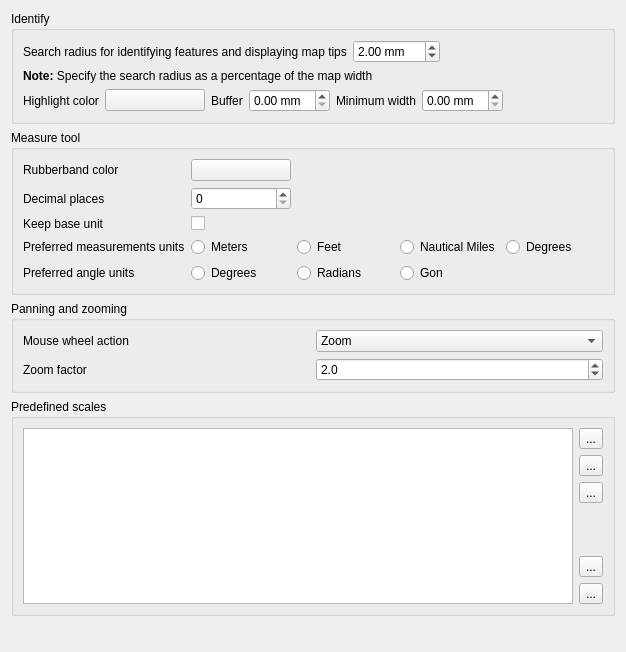
             <widget class="QWidget" name="mOptionsScrollAreaContents_05">
              <property name="geometry">
               <rect>
                <x>0</x>
                <y>0</y>
                <width>626</width>
                <height>652</height>
               </rect>
              </property>
              <layout class="QVBoxLayout" name="verticalLayout_30">
               <item>
                <widget class="QgsCollapsibleGroupBox" name="mIdentifyGroupBox">
                 <property name="title">
                  <string>Identify</string>
                 </property>
                 <layout class="QVBoxLayout" name="verticalLayout_37">
                  <item>
                   <layout class="QHBoxLayout" name="mIdentifyRadiusHorizontalLayout">
                    <item>
                     <widget class="QLabel" name="textLabel1_3">
                      <property name="text">
                       <string>Search radius for identifying features and displaying map tips</string>
                      </property>
                     </widget>
                    </item>
                    <item>
                     <widget class="QDoubleSpinBox" name="spinBoxIdentifyValue">
                      <property name="suffix">
                       <string> mm</string>
                      </property>
                      <property name="maximum">
                       <double>100.000000000000000</double>
                      </property>
                      <property name="singleStep">
                       <double>1.000000000000000</double>
                      </property>
                      <property name="value">
                       <double>2.000000000000000</double>
                      </property>
                     </widget>
                    </item>
                    <item>
                     <spacer name="horizontalSpacer_44">
                      <property name="orientation">
                       <enum>Qt::Horizontal</enum>
                      </property>
                      <property name="sizeHint" stdset="0">
                       <size>
                        <width>40</width>
                        <height>20</height>
                       </size>
                      </property>
                     </spacer>
                    </item>
                   </layout>
                  </item>
                  <item>
                   <widget class="QLabel" name="textLabel2">
                    <property name="text">
                     <string>&lt;b&gt;Note:&lt;/b&gt; Specify the search radius as a percentage of the map width</string>
                    </property>
                    <property name="wordWrap">
                     <bool>false</bool>
                    </property>
                   </widget>
                  </item>
                  <item>
                   <layout class="QHBoxLayout" name="mIdentifyHighlightHorizontalLayout">
                    <item>
                     <widget class="QLabel" name="mIdentifyHighlighColorLabel">
                      <property name="text">
                       <string>Highlight color</string>
                      </property>
                     </widget>
                    </item>
                    <item>
                     <widget class="QgsColorButton" name="mIdentifyHighlightColorButton">
                      <property name="sizePolicy">
                       <sizepolicy hsizetype="Fixed" vsizetype="Fixed">
                        <horstretch>0</horstretch>
                        <verstretch>0</verstretch>
                       </sizepolicy>
                      </property>
                      <property name="minimumSize">
                       <size>
                        <width>100</width>
                        <height>0</height>
                       </size>
                      </property>
                      <property name="maximumSize">
                       <size>
                        <width>100</width>
                        <height>16777215</height>
                       </size>
                      </property>
                      <property name="toolTip">
                       <string>&lt;html&gt;&lt;head/&gt;&lt;body&gt;&lt;p&gt;The color used to highlight identified feature. The alpha channel is only used for polygons fill, lines and outlines are fully opaque.&lt;/p&gt;&lt;/body&gt;&lt;/html&gt;</string>
                      </property>
                      <property name="text">
                       <string/>
                      </property>
                     </widget>
                    </item>
                    <item>
                     <widget class="QLabel" name="mIdentifyHighlightBufferLabel">
                      <property name="toolTip">
                       <string/>
                      </property>
                      <property name="text">
                       <string>Buffer</string>
                      </property>
                     </widget>
                    </item>
                    <item>
                     <widget class="QDoubleSpinBox" name="mIdentifyHighlightBufferSpinBox">
                      <property name="toolTip">
                       <string>Lines / outlines buffer in millimeters.</string>
                      </property>
                      <property name="suffix">
                       <string> mm</string>
                      </property>
                     </widget>
                    </item>
                    <item>
                     <widget class="QLabel" name="mIdentifyHighlightMinWidthLabel">
                      <property name="toolTip">
                       <string/>
                      </property>
                      <property name="text">
                       <string>Minimum width</string>
                      </property>
                     </widget>
                    </item>
                    <item>
                     <widget class="QDoubleSpinBox" name="mIdentifyHighlightMinWidthSpinBox">
                      <property name="toolTip">
                       <string>Minimum line / outline width in millimeters.</string>
                      </property>
                      <property name="suffix">
                       <string> mm</string>
                      </property>
                     </widget>
                    </item>
                    <item>
                     <spacer name="horizontalSpacer_45">
                      <property name="orientation">
                       <enum>Qt::Horizontal</enum>
                      </property>
                      <property name="sizeHint" stdset="0">
                       <size>
                        <width>40</width>
                        <height>20</height>
                       </size>
                      </property>
                     </spacer>
                    </item>
                   </layout>
                  </item>
                 </layout>
                </widget>
               </item>
               <item>
                <widget class="QgsCollapsibleGroupBox" name="groupBox_6">
                 <property name="title">
                  <string>Measure tool</string>
                 </property>
                 <layout class="QGridLayout" name="gridLayout_21">
                  <item row="2" column="0">
                   <widget class="QLabel" name="textLabel1_10">
                    <property name="text">
                     <string>Rubberband color</string>
                    </property>
                   </widget>
                  </item>
                  <item row="5" column="0">
                   <widget class="QLabel" name="textLabel1_11">
                    <property name="text">
                     <string>Preferred measurements units</string>
                    </property>
                   </widget>
                  </item>
                  <item row="5" column="1">
                   <widget class="QRadioButton" name="radMeters">
                    <property name="text">
                     <string>Meters</string>
                    </property>
                   </widget>
                  </item>
                  <item row="5" column="2">
                   <widget class="QRadioButton" name="radFeet">
                    <property name="text">
                     <string>Feet</string>
                    </property>
                   </widget>
                  </item>
                  <item row="5" column="3">
                   <widget class="QRadioButton" name="radNautical">
                    <property name="text">
                     <string>Nautical Miles</string>
                    </property>
                   </widget>
                  </item>
                  <item row="5" column="4">
                   <widget class="QRadioButton" name="radDegrees">
                    <property name="text">
                     <string>Degrees</string>
                    </property>
                   </widget>
                  </item>
                  <item row="6" column="0">
                   <widget class="QLabel" name="mAngleUnitsLabel">
                    <property name="text">
                     <string>Preferred angle units</string>
                    </property>
                   </widget>
                  </item>
                  <item row="6" column="1">
                   <widget class="QRadioButton" name="mDegreesRadioButton">
                    <property name="text">
                     <string>Degrees</string>
                    </property>
                   </widget>
                  </item>
                  <item row="6" column="2">
                   <widget class="QRadioButton" name="mRadiansRadioButton">
                    <property name="text">
                     <string>Radians</string>
                    </property>
                   </widget>
                  </item>
                  <item row="3" column="0">
                   <widget class="QLabel" name="label_12">
                    <property name="text">
                     <string>Decimal places</string>
                    </property>
                   </widget>
                  </item>
                  <item row="3" column="1">
                   <widget class="QSpinBox" name="mDecimalPlacesSpinBox"/>
                  </item>
                  <item row="4" column="0">
                   <widget class="QLabel" name="label_13">
                    <property name="text">
                     <string>Keep base unit</string>
                    </property>
                   </widget>
                  </item>
                  <item row="4" column="1">
                   <widget class="QCheckBox" name="mKeepBaseUnitCheckBox">
                    <property name="text">
                     <string/>
                    </property>
                   </widget>
                  </item>
                  <item row="6" column="3">
                   <widget class="QRadioButton" name="mGonRadioButton">
                    <property name="text">
                     <string>Gon</string>
                    </property>
                   </widget>
                  </item>
                  <item row="2" column="2" colspan="3">
                   <spacer>
                    <property name="orientation">
                     <enum>Qt::Horizontal</enum>
                    </property>
                    <property name="sizeHint" stdset="0">
                     <size>
                      <width>191</width>
                      <height>20</height>
                     </size>
                    </property>
                   </spacer>
                  </item>
                  <item row="2" column="1">
                   <widget class="QgsColorButton" name="pbnMeasureColor">
                    <property name="sizePolicy">
                     <sizepolicy hsizetype="Fixed" vsizetype="Fixed">
                      <horstretch>0</horstretch>
                      <verstretch>0</verstretch>
                     </sizepolicy>
                    </property>
                    <property name="minimumSize">
                     <size>
                      <width>100</width>
                      <height>0</height>
                     </size>
                    </property>
                    <property name="maximumSize">
                     <size>
                      <width>100</width>
                      <height>16777215</height>
                     </size>
                    </property>
                    <property name="text">
                     <string/>
                    </property>
                   </widget>
                  </item>
                 </layout>
                </widget>
               </item>
               <item>
                <widget class="QgsCollapsibleGroupBox" name="groupBox_10">
                 <property name="title">
                  <string>Panning and zooming</string>
                 </property>
                 <layout class="QGridLayout" name="_8">
                  <property name="margin">
                   <number>9</number>
                  </property>
                  <item row="1" column="0">
                   <widget class="QLabel" name="label_3">
                    <property name="text">
                     <string>Zoom factor</string>
                    </property>
                   </widget>
                  </item>
                  <item row="0" column="0">
                   <widget class="QLabel" name="label_2">
                    <property name="text">
                     <string>Mouse wheel action</string>
                    </property>
                   </widget>
                  </item>
                  <item row="1" column="1">
                   <widget class="QDoubleSpinBox" name="spinZoomFactor">
                    <property name="decimals">
                     <number>1</number>
                    </property>
                    <property name="minimum">
                     <double>1.100000000000000</double>
                    </property>
                    <property name="value">
                     <double>2.000000000000000</double>
                    </property>
                   </widget>
                  </item>
                  <item row="0" column="1">
                   <widget class="QComboBox" name="cmbWheelAction">
                    <item>
                     <property name="text">
                      <string>Zoom</string>
                     </property>
                    </item>
                    <item>
                     <property name="text">
                      <string>Zoom and recenter</string>
                     </property>
                    </item>
                    <item>
                     <property name="text">
                      <string>Zoom to mouse cursor</string>
                     </property>
                    </item>
                    <item>
                     <property name="text">
                      <string>Nothing</string>
                     </property>
                    </item>
                   </widget>
                  </item>
                 </layout>
                </widget>
               </item>
               <item>
                <widget class="QgsCollapsibleGroupBox" name="groupBox_15">
                 <property name="title">
                  <string>Predefined scales</string>
                 </property>
                 <layout class="QGridLayout" name="gridLayout_26">
                  <item row="0" column="0">
                   <widget class="QListWidget" name="mListGlobalScales"/>
                  </item>
                  <item row="0" column="1">
                   <layout class="QVBoxLayout" name="verticalLayout_13">
                    <item>
                     <widget class="QToolButton" name="pbnAddScale">
                      <property name="toolTip">
                       <string>Add predefined scale</string>
                      </property>
                      <property name="text">
                       <string>...</string>
                      </property>
                      <property name="icon">
                       <iconset resource="../../images/images.qrc">
                        <normaloff>:/images/themes/default/mActionSignPlus.png</normaloff>:/images/themes/default/mActionSignPlus.png</iconset>
                      </property>
                     </widget>
                    </item>
                    <item>
                     <widget class="QToolButton" name="pbnRemoveScale">
                      <property name="toolTip">
                       <string>Remove selected</string>
                      </property>
                      <property name="text">
                       <string>...</string>
                      </property>
                      <property name="icon">
                       <iconset resource="../../images/images.qrc">
                        <normaloff>:/images/themes/default/mActionSignMinus.png</normaloff>:/images/themes/default/mActionSignMinus.png</iconset>
                      </property>
                     </widget>
                    </item>
                    <item>
                     <widget class="QToolButton" name="pbnDefaultScaleValues">
                      <property name="toolTip">
                       <string>Insert default scales</string>
                      </property>
                      <property name="text">
                       <string>...</string>
                      </property>
                      <property name="icon">
                       <iconset resource="../../images/images.qrc">
                        <normaloff>:/images/themes/default/mActionOpenTable.png</normaloff>:/images/themes/default/mActionOpenTable.png</iconset>
                      </property>
                     </widget>
                    </item>
                    <item>
                     <spacer name="verticalSpacer_7">
                      <property name="orientation">
                       <enum>Qt::Vertical</enum>
                      </property>
                      <property name="sizeHint" stdset="0">
                       <size>
                        <width>20</width>
                        <height>40</height>
                       </size>
                      </property>
                     </spacer>
                    </item>
                    <item>
                     <widget class="QToolButton" name="pbnImportScales">
                      <property name="toolTip">
                       <string>Import from file</string>
                      </property>
                      <property name="text">
                       <string>...</string>
                      </property>
                      <property name="icon">
                       <iconset resource="../../images/images.qrc">
                        <normaloff>:/images/themes/default/mActionFileOpen.svg</normaloff>:/images/themes/default/mActionFileOpen.svg</iconset>
                      </property>
                     </widget>
                    </item>
                    <item>
                     <widget class="QToolButton" name="pbnExportScales">
                      <property name="toolTip">
                       <string>Export to file</string>
                      </property>
                      <property name="text">
                       <string>...</string>
                      </property>
                      <property name="icon">
                       <iconset resource="../../images/images.qrc">
                        <normaloff>:/images/themes/default/mActionFileSave.svg</normaloff>:/images/themes/default/mActionFileSave.svg</iconset>
                      </property>
                     </widget>
                    </item>
                   </layout>
                  </item>
                 </layout>
                </widget>
               </item>
               <item>
                <spacer name="verticalSpacer_3">
                 <property name="orientation">
                  <enum>Qt::Vertical</enum>
                 </property>
                 <property name="sizeHint" stdset="0">
                  <size>
                   <width>20</width>
                   <height>40</height>
                  </size>
                 </property>
                </spacer>
               </item>
              </layout>
             </widget>
